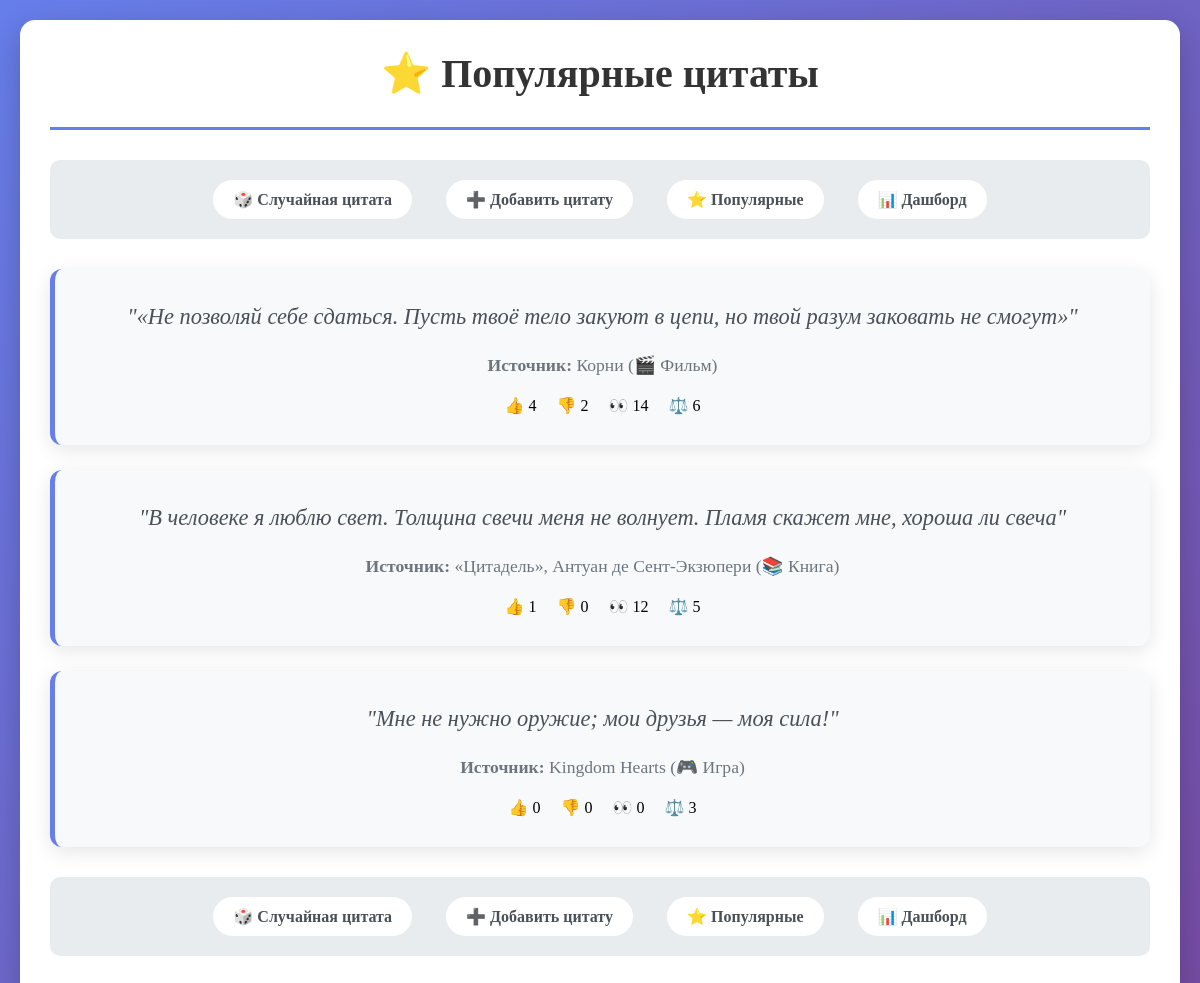
The page /popular/ on the database as committed earlier.
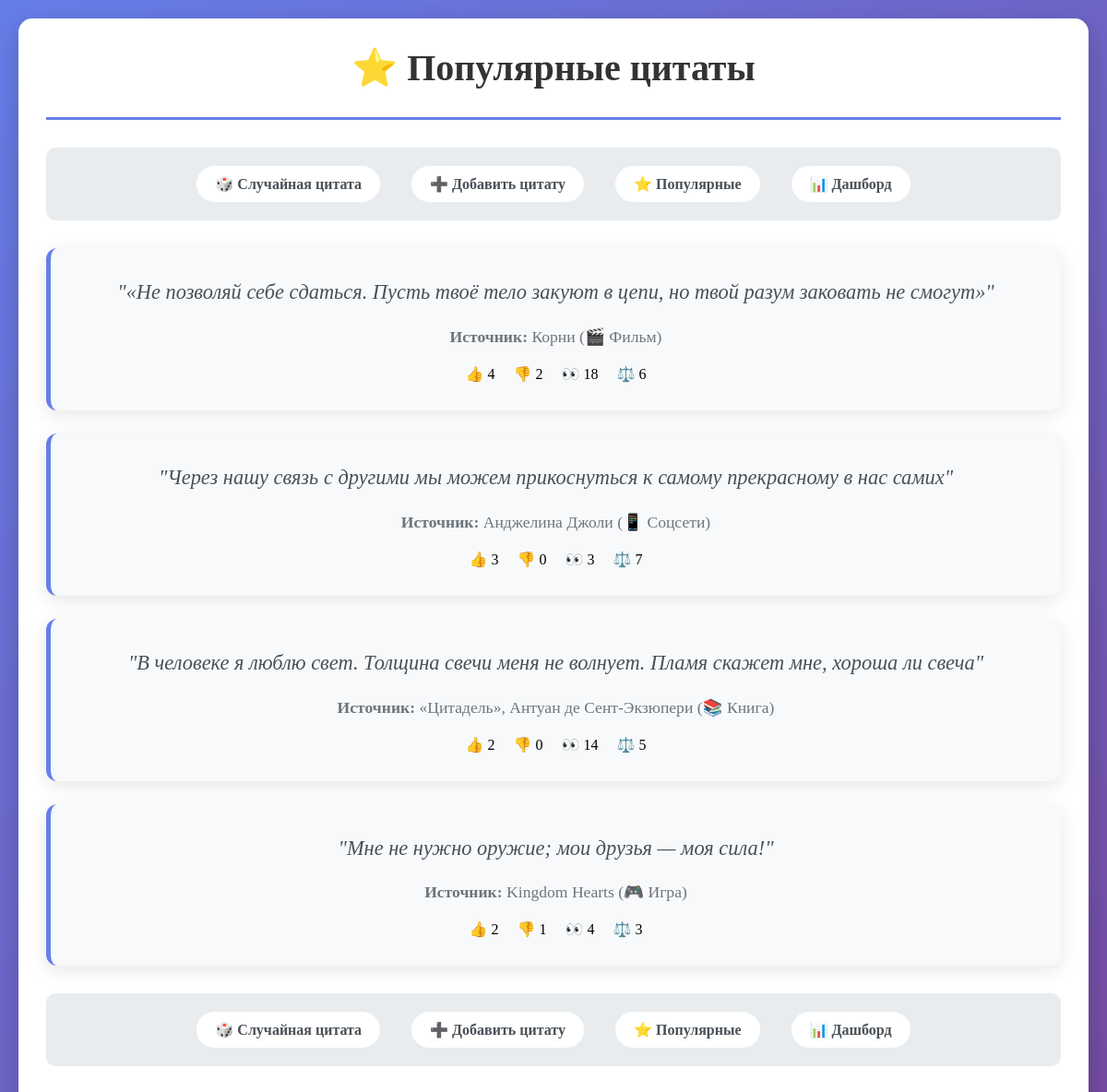
The same page on the database as committed later.
### quotes/models.py (models this page shows, shortened)
class Quote(models.Model):
    text = models.TextField(unique=True)  # запрещает дубликаты
    source = models.ForeignKey(Source, on_delete=models.CASCADE)
    weight = models.IntegerField(default=1, validators=[MinValueValidator(1), MaxValueValidator(10)])  # вес цитаты
    views = models.IntegerField(default=0)   # счетчик просмотров
    likes = models.IntegerField(default=0)   # лайки
    dislikes = models.IntegerField(default=0) # дизлайки

class Source(models.Model):
    name = models.CharField(max_length=200, unique=True)
    type_choices = [
        ('movie', '🎬 Фильм'),
        ('series', '📺 Сериал'),
        ('book', '📚 Книга'),
        ('song', '🎵 Песня'),
        ('game', '🎮 Игра'),
        ('poem', '📝 Стихотворения'),
        ('speech', '🎤 Выступление'),
        ('social', '📱 Соцсети'),
        ('proverb', '💬 Пословица'),
        ('other', '❓ Другое'),
    ]
    type = models.CharField(max_length=10, choices=type_choices)

### quotes/views.py (the view)
# urls.py: path('popular/', views.popular_quotes, name='popular_quotes'),
def popular_quotes(request):
    quotes = Quote.objects.all().order_by('-likes')[:10]
    return render(request, 'popular_quotes.html', {'quotes': quotes})

### quotes/templates/popular_quotes.html (shortened to what this page needs)
{% extends 'base.html' %}
{% block header %}⭐ Популярные цитаты{% endblock %}
{% block content %}
{% for quote in quotes %}
<div class="quote-card">
    <p class="quote-text">"{{ quote.text }}"</p>
    <p class="quote-source"><strong>Источник:</strong> {{ quote.source.name }} ({{ quote.source.get_type_display }})</p>
    <div class="quote-stats">
        <span>👍 {{ quote.likes }}</span>
        <span>👎 {{ quote.dislikes }}</span>
        <span>👀 {{ quote.views }}</span>
        <span>⚖️ {{ quote.weight }}</span>
    </div>
</div>
{% empty %}
<div class="quote-card">
    <p class="quote-text">Пока нет цитат.</p>
</div>
{% endfor %}
{% endblock %}

Rows that differ between the two databases and show on the page:
changed Quote "Корни": views "14" → "18"
added Quote: text "Через нашу связь с другими мы можем прикоснуться к самому прекрасному в нас самих", source.name "Анджелина Джоли", source.type "📱 Соцсети", likes "3", dislikes "0", views "3", weight "7"
changed Quote "«Цитадель», Антуан де Сент-Экзюпери": likes "1" → "2"; views "12" → "14"
changed Quote "Мне не нужно оружие; мои друзья — моя сила!": likes "0" → "2"; dislikes "0" → "1"; views "0" → "4"
